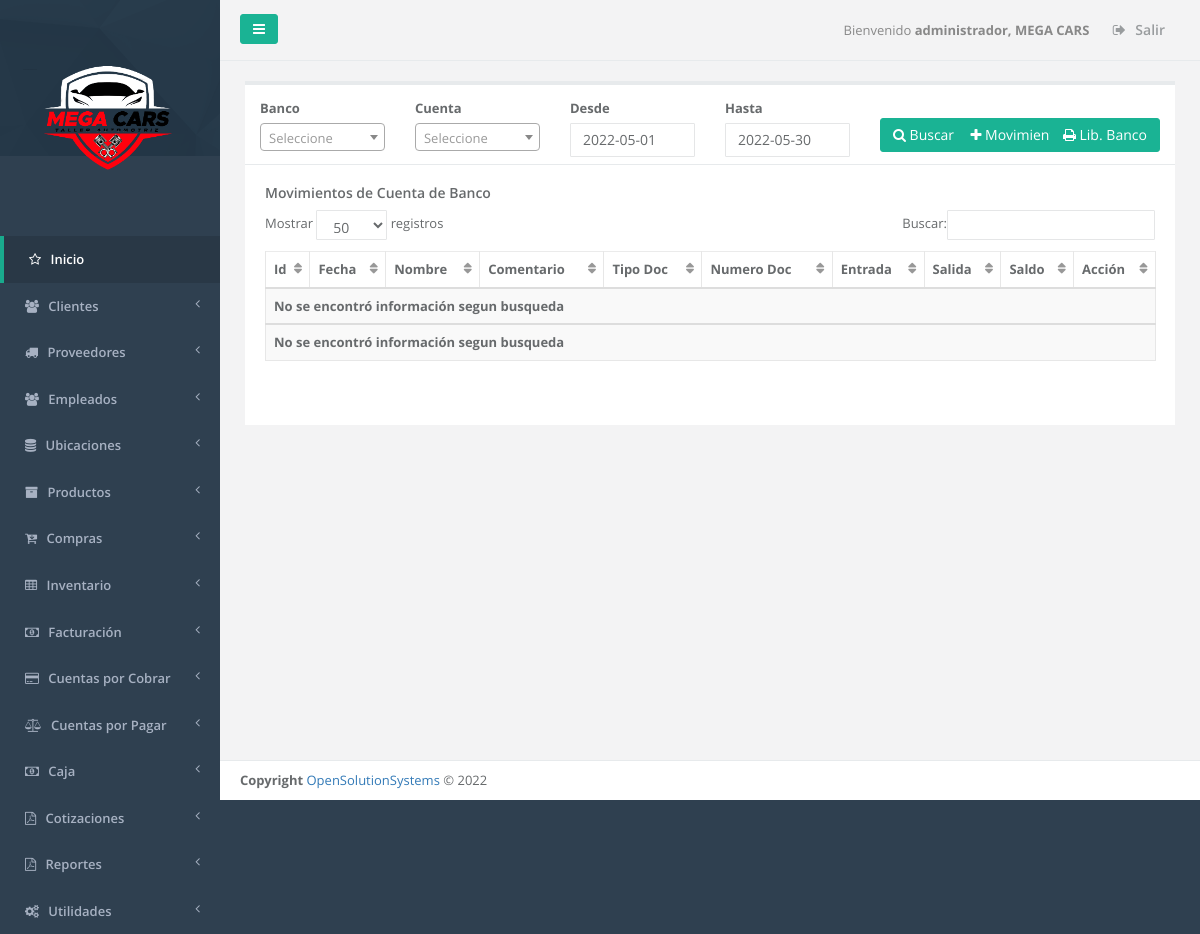
/admin_mov_cta_banco.php (signed in), run on the app's committed database.
### tables this page shows
CREATE TABLE `sucursal` (
  `id_server` int(11) NOT NULL,
  `unique_id` text NOT NULL,
  `id_sucursal` int(11) NOT NULL,
  `descripcion` text NOT NULL,
  `direccion` varchar(255) NOT NULL,
  `telefono1` varchar(20) NOT NULL,
  `telefono2` varchar(20) NOT NULL,
  `casa_matriz` tinyint(1) NOT NULL,
  `iva` float NOT NULL,
  `monto_retencion1` float NOT NULL,
  `monto_retencion10` float NOT NULL,
  `monto_percepcion` float NOT NULL,
  `n_sucursal` int(11) NOT NULL,
  `vigencia_factura` int(11) NOT NULL,
  `vigencia_pedido` int(11) NOT NULL,
  `giro` varchar(100) NOT NULL,
  `nrc` varchar(100) NOT NULL,
  `nit` varchar(100) NOT NULL,
  `razon_social` varchar(150) NOT NULL,
  `logo` varchar(150) NOT NULL,
  `serie_cof` varchar(100) NOT NULL,
  `desde_cof` int(11) NOT NULL,
  `hasta_cof` int(11) NOT NULL,
  `serie_ccf` varchar(100) NOT NULL,
  `desde_ccf` int(11) NOT NULL,
  `hasta_ccf` int(11) NOT NULL,
  `ultima_act` date NOT NULL
);

CREATE TABLE `menu` (
  `id_server` int(11) NOT NULL,
  `unique_id` text NOT NULL,
  `id_menu` int(11) NOT NULL,
  `nombre` varchar(250) DEFAULT NULL,
  `prioridad` int(11) DEFAULT NULL,
  `icono` varchar(250) NOT NULL,
  `visible` tinyint(1) NOT NULL
);

### _conexion.php (called while the page is built, shortened)
<?php
$username = "root";
$password = "1234";
$hostname = "localhost";
$dbname = "megacar";
$conexion = mysqli_connect("$hostname","$username","$password","$dbname");
function _query($sql_string){
  global $conexion;
  mysqli_set_charset($conexion,"utf8");
  $query=mysqli_query($conexion,$sql_string);
  return $query;
}
function _fetch_array($sql_string){
  $fetched = mysqli_fetch_array($sql_string,MYSQLI_ASSOC);
  return $fetched;
}
function _num_rows($sql_string){
  $rows = mysqli_num_rows($sql_string);
  return $rows;
}
function get_name_script($url){
  if ( strpos($url, '/') !== FALSE ){
    $nombre_archivo_tmp = explode('/', $url);
  }
  $nombre_archivo= array_pop($nombre_archivo_tmp );
  return  $nombre_archivo;
}
function permission_usr($id_user,$filename){
  $sql1="SELECT menu.id_menu, menu.nombre as nombremenu, menu.prioridad,
  modulo.id_modulo,  modulo.nombre as nombremodulo, modulo.descripcion, modulo.filename,
  usuario_modulo.id_usuario,usuario.admin as admin
  FROM menu, modulo, usuario_modulo, usuario
  WHERE usuario.id_usuario='$id_user'
  AND menu.id_menu=modulo.id_menu
  AND usuario.id_usuario=usuario_modulo.id_usuario
  AND usuario_modulo.id_modulo=modulo.id_modulo
  AND modulo.filename='$filename'
  ";
  $result1=_query($sql1);
  $count1=_num_rows($result1);
  if($count1 >0){
    $row1=_fetch_array($result1);
    $admin=$row1['admin'];
    $nombremodulo=$row1['nombremodulo'];
    $filename=$row1['filename'];
    $name_link=$filename;
  }
  else{
    $name_link='NOT';
  }
  return $name_link;
}
?>

### admin_mov_cta_banco.php (the view, shortened to what this page needs)
<?php
function initial()
{
	$title =  'Movimientos de Cuenta de Banco';
	$_PAGE = array ();
	$_PAGE ['links'] = null;
	$_PAGE ['links'] .= '<link href="css/bootstrap.min.css" rel="stylesheet">';
	$_PAGE ['links'] .= '<link href="font-awesome/css/font-awesome.css" rel="stylesheet">';
	$_PAGE ['links'] .= '<link href="css/plugins/iCheck/custom.css" rel="stylesheet">';
	$_PAGE ['links'] .= '<link href="css/plugins/chosen/chosen.css" rel="stylesheet">';
	$_PAGE ['links'] .= '<link href="css/plugins/toastr/toastr.min.css" rel="stylesheet">';
	$_PAGE ['links'] .= '<link href="css/plugins/select2/select2.css" rel="stylesheet">';
	$_PAGE ['links'] .= '<link href="css/plugins/jQueryUI/jquery-ui-1.10.4.custom.min.css" rel="stylesheet">';
	$_PAGE ['links'] .= '<link href="css/plugins/jqGrid/ui.jqgrid.css" rel="stylesheet">';
	$_PAGE ['links'] .= '<link href="css/plugins/datapicker/datepicker3.css" rel="stylesheet">';
	$_PAGE ['links'] .= '<link href="css/plugins/dataTables/dataTables.bootstrap.css" rel="stylesheet">';
	$_PAGE ['links'] .= '<link href="css/plugins/dataTables/dataTables.responsive.css" rel="stylesheet">';
	$_PAGE ['links'] .= '<link href="css/plugins/dataTables/dataTables.tableTools.min.css" rel="stylesheet">';
	$_PAGE ['links'] .= '<link href="css/animate.css" rel="stylesheet">';
	$_PAGE ['links'] .= '<link href="css/style.css" rel="stylesheet">';
	include_once "header.php";
	include_once "main_menu.php";
	$id_user=$_SESSION["id_usuario"];
	$admin=$_SESSION["admin"];
	$uri = $_SERVER['SCRIPT_NAME'];
	$filename=get_name_script($uri);
	$links=permission_usr($id_user,$filename);
	$a = date("Y");
	$m = date("m");
	$fin = $a."-".$m."-01";
	$fini = date("Y-m-d");
	?>
	<div class="wrapper wrapper-content  animated fadeInRight">
		<div class="row" id="row1">
			<div class="col-lg-12">
				<div class="ibox float-e-margins">
					<?php
					if ($links!='NOT' || $admin=='1' )
					{
						?>
						<div class='ibox-title'>
							<div class="row">
								<div class="col-lg-2">
									<div>
										<label>Banco</label>
									</div>
								</div>
								<div class="col-lg-2">
									<div>
										<label>Cuenta</label>
									</div>
								</div>
								<div class="col-lg-2">
									<div>
										<label>Desde</label>
										<input type="text" name="fin" id="fin" class="form-control datepick" value="<?php echo $fin; ?>">
									</div>
								</div>
								<div class="col-lg-2">
									<div>
										<label>Hasta</label>
										<input type="text" name="fini" id="fini" class="form-control datepick" value="<?php echo $fini; ?>">
									</div>
								</div>
								<div class="col-lg-1">
									<div>
										<br>
										<button type="button" id="btnMostrar" class="btn btn-primary"><i class="fa fa-search"></i> Buscar</button>
									</div>
								</div>
								<div class="col-lg-1">
									<div>
										<br>
										<a class='btn btn-primary' role='button' id="btnMov"><i class='fa fa-plus icon-large'></i> Movimiento</a>
									</div>
								</div>
								<div class="col-lg-2">
									<div>
										<br>
										<button type='button' id='print1' class='btn btn-primary pull-right'><i class='fa fa-print icon-large'></i> Lib. Banco</button>
									</div>
								</div>
							</div>
						</div>
						<div class="ibox-content">
							<header>
								<h4><?php echo  $title; ?></h4>
							</header>
							<section>
								<table class="table table-striped table-bordered table-hover" id="editable2">
									<thead>
										<tr>
											<th>Id</th>
											<th>Fecha</th>
											<th>Nombre</th>
											<th>Comentario</th>
											<th>Tipo Doc</th>
											<th>Numero Doc</th>
											<th>Entrada</th>
											<th>Salida</th>
											<th>Saldo</th>
											<th>Acci&oacute;n</th>
										</tr>
									</thead>
								</table>
							</section>
						</div>
					</div>
					</div>
				</div>
			</div>
			<?php
			include ("footer.php");
		}
		else {
			echo "<br><br><div class='alert alert-warning'>No tiene permiso para este modulo.</div></div></div></div></div>";
			include ("footer.php");
		}
	}
	if (!isset($_REQUEST['process'])) {
		initial();
	}
	?>

### main_menu.php (shortened to what this page needs)
<?php
  $id_sucursal = $_SESSION['id_sucursal'];
  $sql_sucursal = "SELECT * FROM sucursal WHERE id_sucursal = '$id_sucursal'";
  $query_sucursal = _query($sql_sucursal);
  $row_sucursal = _fetch_array($query_sucursal);
  $logo = $row_sucursal['logo'];
?>
<nav class="navbar-default navbar-static-side" role="navigation">
  <div class="sidebar-collapse">
    <ul class="nav" id="side-menu">
      <li class="nav-header">
        <div class="dropdown profile-element"> <span>
          <img alt="image" class="img-responsive" src="<?php echo $logo;  ?>" width="180px" style="margin-left: -3%;">
        </span>
      </div>
    </li>
    <?php
    $id_user=$_SESSION["id_usuario"];
    $admin=$_SESSION["admin"];
    $icono='fa fa-star-o';
    $sql_menus="SELECT id_menu, nombre, prioridad,icono FROM menu order by prioridad";
    $result=_query($sql_menus);
    $main_lnk='dashboard.php';
    if($admin=='1')
    {
      echo  "<li class='active'>";
      echo "<a href='dashboard.php'><i class='".$icono."'></i> <span class='nav-label'>Inicio</span></a>";
      echo  "</li>";
    }
    else
    {
      echo  "<li class='active'>";
      echo "<a href='dashboard.php'><i class='".$icono."'></i> <span class='nav-label'>Inicio</span></a>";
      echo  "</li>";
    }
    while($row=_fetch_array($result))
    {
      $menuname=$row['nombre'];
      $id_menu=$row['id_menu'];
      $icono=$row['icono'];
      if($admin=='1')
      {
        $sql_links="SELECT distinct menu.id_menu, menu.nombre as nombremenu, menu.prioridad,
        modulo.id_modulo, modulo.nombre as nombremodulo, modulo.descripcion, modulo.filename, usuario.admin
        FROM menu, modulo, usuario
        WHERE usuario.id_usuario='$id_user'
        AND usuario.admin='1'
        AND menu.id_menu='$id_menu'
        AND menu.id_menu=modulo.id_menu
        AND modulo.mostrarmenu='1'
        AND menu.visible=1
        ";
      }
      $result_modules=_query($sql_links);
      $numrow2=_num_rows($result_modules);
      if($numrow2>0)
      {
        echo "<li><a href='".$main_lnk."'><i class='".$icono."'></i></i> <span class='nav-label'>".$menuname."</span> <span class='fa arrow'></span></a>";
        echo" </li>";
      }
    }
  ?>
</div>
</nav>
<div id="page-wrapper" class="gray-bg">
  <div class="row border-bottom">
    <nav class="navbar navbar-static-top" role="navigation" style="margin-bottom: 0">
      <div class="navbar-header">
        <a class="navbar-minimalize minimalize-styl-2 btn btn-primary"><i class="fa fa-bars"></i> </a>
      </div>
      <?php
      $id_sucursal=$_SESSION["id_sucursal"];
      $qsucursal=_query("SELECT descripcion FROM sucursal WHERE id_sucursal='$id_sucursal'");
      $row_sucursal=_fetch_array($qsucursal);
      $sucursal=$row_sucursal["descripcion"];
      ?>
      <ul class="nav navbar-top-links navbar-right">
        <li>
          <span class="m-r-sm text-muted welcome-message">Bienvenido <b><?php echo $_SESSION["nombre"].", ".$sucursal ?> </b></span>
        </li>
        <li>
          <a href="logout.php">
            <i class="fa fa-sign-out"></i> Salir
          </a>
        </li>
      </ul>
    </nav>
  </div>

### data on the page
sucursal: logo (picture), descripcion "MEGA CARS"
menu: nombre "Clientes"
menu: nombre "Proveedores"
menu: nombre "Empleados"
menu: nombre "Ubicaciones"
menu: nombre "Productos"
menu: nombre "Compras"
menu: nombre "Inventario"
menu: nombre "Facturación"
menu: nombre "Cuentas por Cobrar"
menu: nombre "Cuentas por Pagar"
menu: nombre "Caja"
menu: nombre "Cotizaciones"
menu: nombre "Reportes"
menu: nombre "Utilidades"

### other printed values
$_SESSION["nombre"] "administrador"
$title "Movimientos de Cuenta de Banco"
